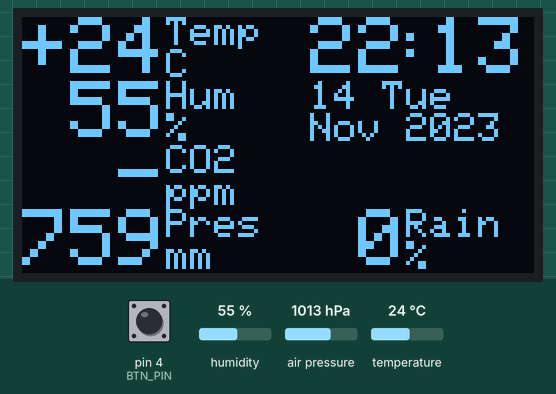
The sketch below on a simulated Arduino Uno, built with avr-gcc and run on an emulated ATmega328P. Shown: 128×64 one-colour display. The inputs (shaded band) are chosen by the test bench; at power-on: humidity 55 %, pin 4 (BTN_PIN) HIGH, air pressure 1013 hPa, temperature 24 °C. The display library's start-up logo is not drawn; the local clock reads 2024-03-15 10:24:30 at power-on unless the sketch sets it; what the sketch prints to the serial monitor is not drawn.

Above: at 1.6 s.
1.7 s: humidity set to 22 %
At 3.1 s:
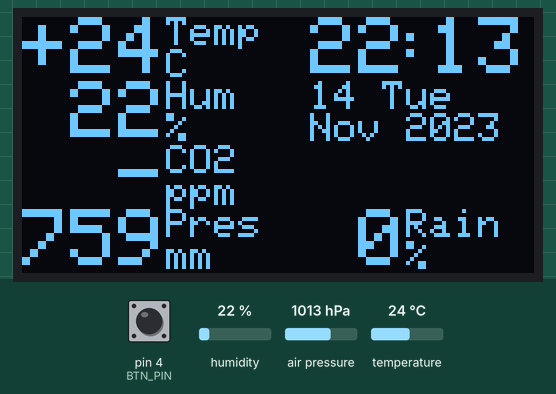
3.5 s: pin 4 (BTN_PIN) pulled LOW for 0.15 s
At 4.6 s:
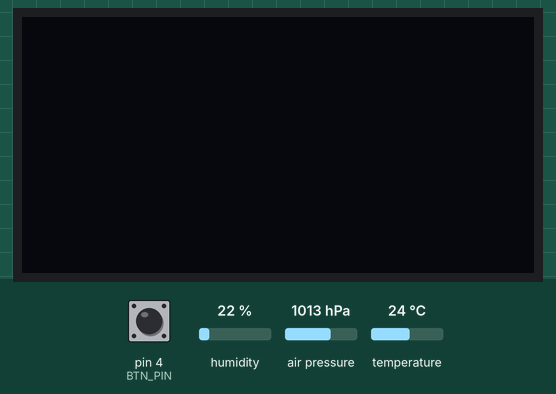
5.1 s: pin 4 (BTN_PIN) pulled LOW for 1 s
At 8.2 s:
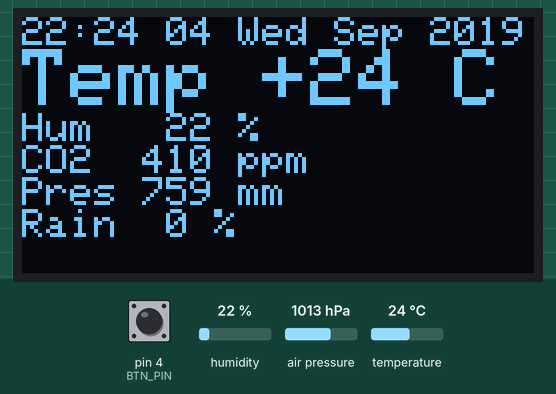
8.5 s: air pressure set to 952 hPa
At 9.9 s:
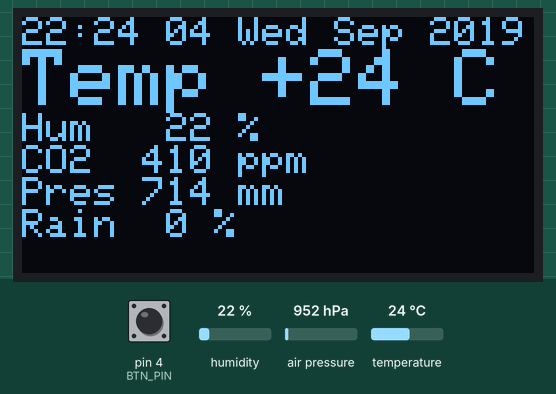
10.5 s: temperature set to 12 °C
At 11.4 s:
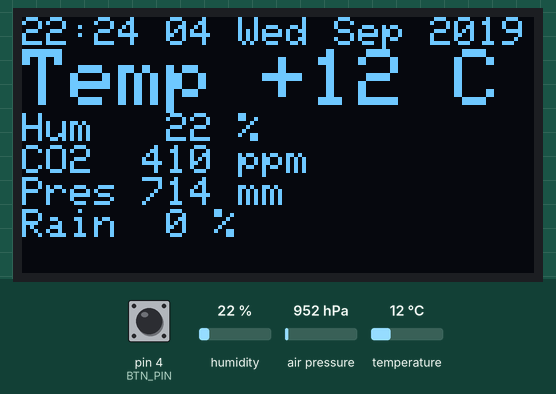
12.5 s: humidity set to 40 %
At 14.3 s:
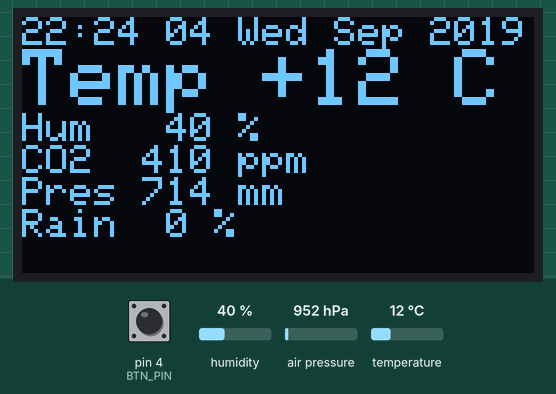
Timing chart, 0 to 15.5 s (numbered marks = the images above; inputs shaded):
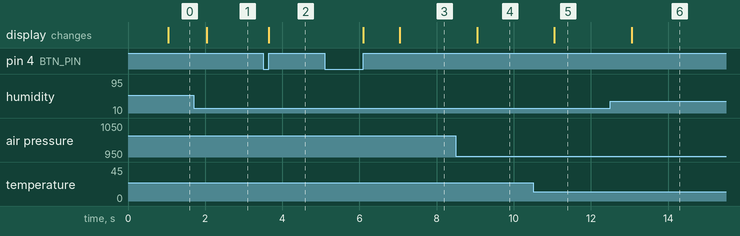

The sketch:

MeteoStationClock.ino
```cpp
/**
 * See: https://learn.adafruit.com/adafruit-gfx-graphics-library/graphics-primitives
 * See: https://alexgyver.ru/meteoclock/
 * See: https://www.arduino.cc/reference/en/#variables
 */

/**
 * TODO:
 * - [ ] LED
 * - [ ] PHOTO
 * - [ ] SENS_TIME
 * - [ ] DEBUG
 */

// ---- SETTINGS ----

#define SENS_TIME 1000 // время обновления показаний сенсоров на экране, миллисекунд

// Screen
#define SCREEN_WIDTH 128 // OLED display width, in pixels
#define SCREEN_HEIGHT 64 // OLED display height, in pixels
#define SCREEN_CONTRAST 10 // From 0 to 255 (sets contrast e.g. brightness)
#define OLED_RESET_PIN 4 // Reset pin # (or -1 if sharing Arduino reset pin)

// BME280

// Clock
#define RESET_CLOCK 1 // сброс часов на время загрузки прошивки (для модуля с несъёмной батарейкой). Не забудь поставить 0 и прошить ещё раз!

// CO2
#define MHZ_RX_PIN 2
#define MHZ_TX_PIN 3

// Button
#define BTN_PIN 4


// ---- INITIALIZE ----

// Screen
#include <SPI.h>
#include <Wire.h>
#include <Adafruit_GFX.h>
#include <Adafruit_SSD1306.h>
// Declaration for an SSD1306 display connected to I2C (SDA, SCL pins)
Adafruit_SSD1306 display(SCREEN_WIDTH, SCREEN_HEIGHT, &Wire, OLED_RESET_PIN);

// BME280
#include <Adafruit_Sensor.h>
#include <Adafruit_BME280.h>
#define SEALEVELPRESSURE_HPA (1013.25)
Adafruit_BME280 bme;

// Clock
#include "RTClib.h"
RTC_DS3231 rtc;
DateTime now;


// Variables

int8_t seconds;
int8_t minutes;
int8_t hours;

/**
 * 0 часы и данные
 * 1 график температуры за час
 * 2 график температуры за сутки
 * 3 график влажности за час
 * 4 график влажности за сутки
 * 5 график давления за час
 * 6 график давления за сутки
 * 7 график углекислого за час
 * 8 график углекислого за сутки
 */
byte mode = 0;

float dispTemp;
byte dispHum;
int dispPres;
int dispCO2;
int dispRain;

// массивы графиков
int tempHour[15], tempDay[15];
int humHour[15], humDay[15];
int pressHour[15], pressDay[15];
int co2Hour[15], co2Day[15];
int delta;
uint32_t pressure_array[6];
uint32_t sumX, sumY, sumX2, sumXY;
float a, b;
byte time_array[6];

static const char *dayNames[]  = {
  "Sun",
  "Mon",
  "Tue",
  "Wed",
  "Thu",
  "Fri",
  "Sat",
};

static const char *monthNames[]  = {
  "",
  "Jan",
  "Feb",
  "Mar",
  "Apr",
  "May",
  "Jun",
  "Jul",
  "Aug",
  "Sep",
  "Oct",
  "Nov",
  "Dec",
};

// Button
boolean buttFlag = 0;
boolean butt;
unsigned long lastPress;

// Render
unsigned long lastRender;
int renderType = 1;

void setup() {
  Serial.begin(9600);

  boolean diagnosticStatus = true;


  // Screen
  Serial.print(F("SSD1306... "));
  // SSD1306_SWITCHCAPVCC = generate display voltage from 3.3V internally
  // Address `0x3C` for 128x64
  if (display.begin(SSD1306_SWITCHCAPVCC, 0x3C)) {
    Serial.println(F("OK"));
  } else {
    Serial.println(F("ERROR: Allocation failed"));
    diagnosticStatus = false;
  }


  // BME280
  Serial.print(F("BME280... "));
  if (bme.begin(BME280_ADDRESS, &Wire) || bme.begin(BME280_ADDRESS_ALTERNATE, &Wire)) {
    Serial.println(F("OK"));
  } else {
    Serial.println(F("ERROR"));
    diagnosticStatus = false;
  }


  // Clock
  Serial.print(F("RTC... "));
  if (rtc.begin()) {
    Serial.println(F("OK"));
  } else {
    Serial.println(F("ERROR"));
    diagnosticStatus = false;
  }


  if (diagnosticStatus == false) {
    for(;;); // Don't proceed, loop forever
  }


  // Screen
  // Set display contrast
  display.ssd1306_command(SSD1306_SETCONTRAST);
  display.ssd1306_command(SCREEN_CONTRAST);

  // Show initial display buffer contents on the screen --
  // the library initializes this with an Adafruit splash screen.
  display.display();


  // BME280
  bme.setSampling(Adafruit_BME280::MODE_FORCED,
                  Adafruit_BME280::SAMPLING_X1, // temperature
                  Adafruit_BME280::SAMPLING_X1, // pressure
                  Adafruit_BME280::SAMPLING_X1, // humidity
                  Adafruit_BME280::FILTER_OFF);

  bme.takeForcedMeasurement();
  uint32_t Pressure = bme.readPressure();
  for (byte i = 0; i < 6; i++) { // счётчик от 0 до 5
    pressure_array[i] = Pressure; // забить весь массив текущим давлением
    time_array[i] = i; // забить массив времени числами 0 - 5
  }


  // Clock
  if (RESET_CLOCK || rtc.lostPower()) {
    rtc.adjust(DateTime(F(__DATE__), F(__TIME__)));
  }

  now = rtc.now();
  seconds = now.second();
  minutes = now.minute();
  hours = now.hour();


  Serial.println(F("DATE:"));
  Serial.println(now.dayOfTheWeek());
  Serial.println(now.month());
  Serial.println(now.year());
  Serial.println(seconds);
  Serial.println(minutes);
  Serial.println(hours);

  // Button
  pinMode(BTN_PIN, INPUT_PULLUP);
}

void loop() {
  butt = !digitalRead(BTN_PIN);

  if (butt == 1 && buttFlag == 0 && millis() - lastPress > 100) {
    buttFlag = 1;
    Serial.println("Button pressed");
    lastPress = millis();
  }

  if (butt == 0 && buttFlag == 1) {
    buttFlag = 0;

    renderType++;
    if (renderType > 2) {
      renderType = 0;
    }

    if (renderType == 2) {
      display.ssd1306_command(SSD1306_DISPLAYOFF);
    } else {
      display.ssd1306_command(SSD1306_DISPLAYON);
    }

    Serial.println("Button released");
    Serial.println(renderType);
  }

//  if (millis() - lastPress > 2000) {
//    display.ssd1306_command(SSD1306_DISPLAYOFF); // Switch display off
//  } else {
//    display.ssd1306_command(SSD1306_DISPLAYON); // Switch display back on
//  }

  if (millis() - lastRender > 1000) {
    lastRender = millis();

    readSensors();

    if (renderType == 0) {
      drawSensors();
    } else if (renderType == 1) {
      drawSensors2();
    }
  }
}


void readSensors() {
  bme.takeForcedMeasurement();
  dispTemp = bme.readTemperature();

  dispHum = bme.readHumidity();
  dispPres = (float)bme.readPressure() * 0.00750062;
}

void drawSensors() {
  display.clearDisplay();

  display.setTextSize(1);
  display.setTextColor(WHITE);
  display.cp437(true);
  display.setCursor(0, 0);
  display.println("22:24 04 Wed Sep 2019");
  display.setTextSize(2);
  if (dispTemp > 0) {
    display.println("Temp +" + String(dispTemp, 0) + " C");
  } else {
    display.println("Temp " + String(dispTemp, 0) + " C");
  }
  display.setTextSize(1);
  display.println("Hum   " + String(dispHum) + " %");
  display.println("CO2  410 ppm");
  display.println("Pres " + String(dispPres) + " mm");
  display.println("Rain  " + String(dispRain) + " %");

  display.display();
}

String drawNum(int num) {
  String stringNum = String(num);
  String n = stringNum;
  if (num < 10) {
    n = "  " + stringNum;
  } else if (num < 100) {
    n = " " + stringNum;
  }
  return n;
}

void drawSensors2() {
  display.clearDisplay();

  display.setTextColor(WHITE);
  display.cp437(true);

  display.setTextSize(2);
  display.setCursor(0, 0);

  if (dispTemp > 0) {
    display.println("+" + String(dispTemp, 0));
  } else {
    display.println(String(dispTemp, 0));
  }
  display.println(drawNum(dispHum));
  display.println("  -");
  display.println(drawNum(dispPres));

  display.setCursor(60, 48);
  display.println(drawNum(dispRain));

  display.setTextSize(1);
  display.setCursor(36, 0);
  display.println("Temp");
  display.setCursor(36, 8);
  display.println("C");
  display.setCursor(36, 16);
  display.println("Hum");
  display.setCursor(36, 24);
  display.println("%");
  display.setCursor(36, 32);
  display.println("CO2");
  display.setCursor(36, 40);
  display.println("ppm");
  display.setCursor(36, 48);
  display.println("Pres");
  display.setCursor(36, 56);
  display.println("mm");

  display.setCursor(96, 48);
  display.println("Rain");
  display.setCursor(96, 56);
  display.println("%");

  // Clock
  renderClock();

  // Date
  renderDate();

  display.display();
}

void renderClock() {
  display.setTextSize(2);
  display.setCursor(72, 0);
  if (hours < 10) {
    display.print("0");
  }
  display.println(hours);
  display.setCursor(92, 0);
  display.println(":");
  display.setCursor(102, 0);
  display.println(minutes);
}

void renderDate() {
  display.setTextSize(1);

  // Day number
  display.setCursor(72, 16);
  if (now.day() < 10) {
    display.print("0");
  }
  display.println(now.day());

  // Day of week
  display.setCursor(90, 16);
  int dayOfWeek = now.dayOfTheWeek();
  display.println(dayNames[dayOfWeek]);

  // Month
  display.setCursor(72, 24);
  int monthNumber = now.month();
  display.println(monthNames[monthNumber]);

  // Year
  display.setCursor(96, 24);
  display.println(now.year());
}
```

Measured:
- after the input at 1.7 s, the display: changes after 0.34 s (image 1)
- after the input at 3.5 s, the display: changes after 0.15 s (image 2)
- after the input at 5.1 s, the display: first changes after 1.0 s (image 3 shows a later state)
- after the input at 8.5 s, the display: changes after 0.55 s (image 4)
- after the input at 10.5 s, the display: changes after 0.55 s (image 5)
- after the input at 12.5 s, the display: changes after 0.55 s (image 6)
